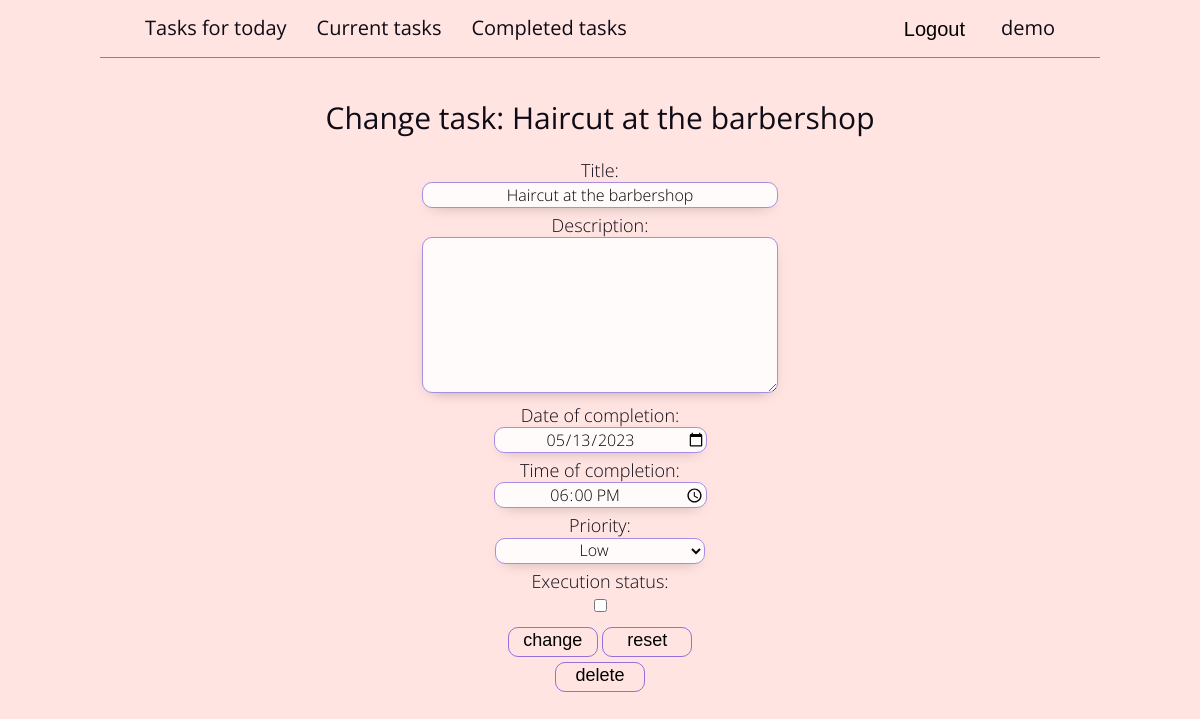
The page /current-tasks/task-9/ (signed in) on the database its author committed.
### tables this page shows
CREATE TABLE users (
    id INTEGER NOT NULL PRIMARY KEY AUTOINCREMENT,
    password VARCHAR(128) NOT NULL,
    username VARCHAR(150) NOT NULL UNIQUE,
    active BOOL NOT NULL DEFAULT True
);

CREATE TABLE tasks (
    id INTEGER NOT NULL PRIMARY KEY AUTOINCREMENT,
    user_id INTEGER NOT NULL,
    title VARCHAR(50) NOT NULL,
    description TEXT NOT NULL DEFAULT "",
    date_of_completion DATA,
    time_of_completion TIME,
    priority INTEGER NOT NULL DEFAULT 1,
    execution_status BOOL NOT NULL DEFAULT False,
    FOREIGN KEY (user_id) REFERENCES users(id)
        ON DELETE CASCADE
        ON UPDATE CASCADE
);

### to_do.py (the view, shortened to what this page needs)
@app.route("/<calling_page>/task-<int:task_id>/", methods=["GET", "POST"])
@login_required
def change_task_to_do(calling_page, task_id):
    user_id = current_user.get_id()
    task = g.connection_to_db.get_first_record("tasks", id=task_id, user_id=user_id)
    if task is None:
        abort(404)
    return render_template("to_do/change_task_to_do.html",
        page_title=page_title,
        page_name=calling_page,
        task=task
    )

### superstructures.py (called while the page is built)
    def get_first_record(self, table, **kwargs):
        list_of_values_for_columns = [f'{column} = {repr(value)}' for column, value in kwargs.items()]
        values_for_where = " AND ".join(list_of_values_for_columns)
        select_query = f"SELECT * FROM {table} " \
        f"{'WHERE ' if values_for_where else ''}{values_for_where} " \
        f"LIMIT 1;"
        searched_record = self._cursor.execute(select_query).fetchone()
        return searched_record

    def close(self):
        self._connection.close()

    def get_id(self):
        return str(self._user["id"])

    @property
    def username(self):
        return str(self._user["username"])

### to_do.py (called while the page is built)
def db_connection():
    connection = sqlite3.connect(app.config["DATABASE"])
    connection.row_factory = sqlite3.Row                           # Converting records from tables to a dictionary type
    return connection

@app.before_request
def connection_to_db_via_g():  # Implementing a single database connection across the entire query
    if not hasattr(g, "connection_to_db"):
        g.connection_to_db = ConnectionToDB(db_connection())

@login_manager.user_loader
def user_loading(user_id):
    connection_to_db_via_g()
    return UserLogin(user_id, g.connection_to_db)

@app.teardown_appcontext                         # Decorator responsible for processes executed after request processing
def close_db_connection(response):
    if hasattr(g, "connection_to_db"):
        g.connection_to_db.close()                          # Closing the database connection after processing a request
    return response

### templates/to_do/change_task_to_do.html (shortened to what this page needs)
{% extends "index.html" %}
{% block application %}
<article class="to_do task">
    <h1>Change task: {{ task.title }}</h1>
    <form method="post">
        <li>
            <label for="id_title">Title:</label>
            <input id="id_title" type="text" name="title"
            value="{{ task.title }}" maxlength="50" required>
        </li>
        <li>
            <label for="id_description">Description:</label>
            <textarea id="id_description" name="description" cols="40" rows="10">{{ task.description }}</textarea>
        </li>
        <li>
            <label for="id_date_of_completion">Date of completion:</label>
            <input id="id_date_of_completion" type="date" name="date_of_completion"
            value="{{ task.date_of_completion }}" required>
        </li>
        <li>
            <label for="id_time_of_completion">Time of completion:</label>
            <input id="id_time_of_completion" type="time" name="time_of_completion"
            value="{{ task.time_of_completion }}" required>
        </li>
        <li>
            <label for="id_priority">Priority:</label>
            <select id="id_priority" name="priority">
                <option value="1" {% if task.priority == 1 %} selected {% endif %}>Low</option>
            </select>
        </li>
        <li>
            <label for="id_execution_status">Execution status:</label>
            <input id="id_execution_status" type="checkbox" name="execution_status"
            {% if task.execution_status %} checked {% endif %}>
        </li>
        <button type="submit">change</button>
        <button type="reset">reset</button>
    </form>
    <form class="deleting_task"
    action="{{ url_for('deleting_task', calling_page=page_name, task_id=task.id) }}" method="post">
        <button type="submit">delete</button>
    </form>
</article>
{% endblock %}

### templates/to_do/to_do_header.html (shortened to what this page needs)
<header class="to_do">
    <nav>
        <ul>
            {% if current_user.is_authenticated %}
            <li>
                <ul class="first_elements">
                    <li {% if main_title == "Tasks for today" %} class="checked" {% endif %}>
                        <a href="{{ url_for('tasks_for_today_to_do') }}">Tasks for today</a>
                    </li>
                    <li {% if main_title == "Current tasks" %} class="checked" {% endif %}>
                        <a href="{{ url_for('current_tasks_to_do') }}">Current tasks</a>
                    </li>
                    <li {% if main_title == "Completed tasks" %} class="checked" {% endif %}>
                        <a href="{{ url_for('completed_tasks_to_do') }}">Completed tasks</a>
                    </li>
                </ul>
            </li>
            <li>
                <ul class="last_elements">
                    <li>
                        <form action="{{ url_for('logout_to_do') }}" method="post">
                            <button type="submit">Logout</button>
                        </form>
                    </li>
                    <li class="username">{{ current_user.username }}</li>
                </ul>
            </li>
            {% endif %}
        </ul>
    </nav>
</header>

### static/css/styles.css (style rules this page uses)
html { font-family: "Open Sans", "PT Sans", sans-serif; font-size: 18px; font-weight: 300; text-align: center; }
body { color: #0f0b16; height: 100vh; line-height: 1.333; }
a { color: #0f0b16; }
h1, h2, h3 { line-height: 1; }

### static/to_do/css/to_do_styles.css (style rules this page uses)
body { background-color: mistyrose; }
header.to_do > nav > ul { align-items: center; border-bottom: 1px solid mediumpurple; box-sizing: border-box; display: flex; flex-flow: row wrap; justify-content: space-between; margin: 15px auto 35px; max-width: 1000px; padding: 0px 30px; }
header.to_do > nav > ul > li > ul.first_elements { align-items: center; display: flex; flex-flow: row wrap; justify-content: start; }
header.to_do > nav > ul > li > ul.last_elements { align-items: center; display: flex; flex-flow: row wrap; justify-content: end; }
header.to_do > nav > ul > li > ul > li { padding-bottom: 15px; }
header.to_do > nav > ul > li > ul > li.username, header.to_do > nav > ul > li > ul a, header.to_do > nav > ul > li > ul button { background: none; border: none; cursor: pointer; font-size: 20px; font-weight: 400; margin: 0px 15px; text-decoration: none; }
header.to_do > nav > ul > li > ul > li.username { cursor: auto; }
header.to_do > nav > ul > li > ul button { position: relative; top: 1px; }
article.to_do { margin-bottom: 95px; }
article.to_do > h1 { font-size: 30px; font-weight: 400; margin-bottom: 25px; }
article.to_do.task > form > li { margin-bottom: 5px; }
article.to_do.task > form > li > label { display: block; }
article.to_do.task > form > li > #id_title, article.to_do.task > form > li > #id_description { background-color: #fffbfb; border: 1px solid #a98de2; border-radius: 10px; box-shadow: 0px 5px 15px -10px #736765; font-family: "Open Sans", "PT Sans", sans-serif; font-size: 16px; font-weight: 300; min-width: 350px; text-align: center; width: 25vw; }
article.to_do.task > form > li > #id_description { height: 150px; }
article.to_do.task > form > li > #id_date_of_completion, article.to_do.task > form > li > #id_time_of_completion, article.to_do.task > form > li > #id_priority { background-color: #fffbfb; border: 1px solid #a98de2; border-radius: 10px; box-shadow: 0px 5px 15px -10px #736765; font-family: "Open Sans", "PT Sans", sans-serif; font-size: 16px; font-weight: 300; min-width: 210px; text-align: center; width: 15vw; }
article.to_do.task > form > li > #id_execution_status { background-color: #fffbfb; border: 1px solid #a98de2; border-radius: 10px; box-shadow: 0px 5px 15px -10px #736765; font-family: "Open Sans", "PT Sans", sans-serif; font-size: 16px; font-weight: 300; text-align: center; }
article.to_do.task > form > button { background: none; border: 1.5px solid mediumpurple; border-radius: 10px; cursor: pointer; display: inline-block; font-size: 18px; margin: 5px auto 0px; padding: 2px 0px 5px; width: 90px; }

### rows shown on the page
users: username "demo"
tasks: title "Haircut at the barbershop", date_of_completion "05/13/2023", time_of_completion "18:00", priority "Low"
